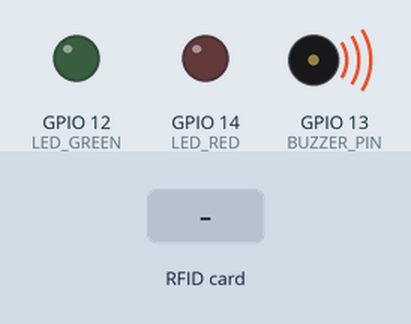
Bench run of a sketch on a simulated ESP32. Shown: output pins drawn as LEDs (lit = HIGH), buzzer (waves = sounding, pin HIGH). Inputs (shaded band) come from the test bench. WiFi joins after 1.5 s; servers stay silent unless stated; what the sketch prints to the serial monitor is not drawn.

Above: at 1.6 s.
At 2.8 s:
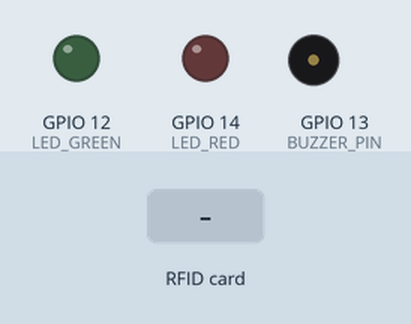
2.9 s: RFID card 5E 7A 19 C4 held to the reader
Timing chart, 0 to 5.9 s (numbered marks = the images above; inputs shaded):
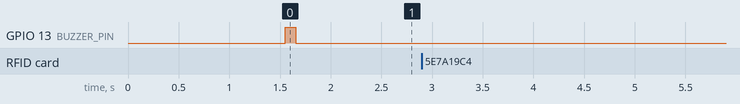

Measured:
- after the input at 2.9 s, every drawn part: stays the same

The sketch:

esp32_gym_attendance.ino
```cpp
/*
 * Gym Attendance System - ESP32 NFC Reader
 * Optimized for speed, duplicate prevention, and connection resilience.
 *
 * Required Libraries:
 * - MFRC522 (by GithubCommunity)
 * - Firebase ESP Client (by Mobizt)
 */

#include <WiFi.h>
#include <Firebase_ESP_Client.h>
#include <MFRC522.h>
#include <SPI.h>

// --- CONFIGURATION ---
#define WIFI_SSID "YOUR_WIFI_SSID"
#define WIFI_PASSWORD "YOUR_WIFI_PASSWORD"

#define FIREBASE_HOST "YOUR_PROJECT_ID.europe-west1.firebasedatabase.app"
#define FIREBASE_AUTH "YOUR_DATABASE_SECRET_OR_TOKEN"

// Pins for MFRC522
#define SS_PIN 5
#define RST_PIN 22

// Feedback Pins (Optional)
#define BUZZER_PIN 13
#define LED_GREEN 12
#define LED_RED 14

// --- GLOBALS ---
MFRC522 mfrc522(SS_PIN, RST_PIN);
FirebaseData fbdo;
FirebaseAuth auth;
FirebaseConfig config;

String lastCardID = "";
unsigned long lastSwipeTime = 0;
const unsigned long SWIPE_COOLDOWN = 5000; // 5 seconds cooldown for the same card

void setup() {
  Serial.begin(115200);
  SPI.begin();
  mfrc522.PCD_Init();

  pinMode(BUZZER_PIN, OUTPUT);
  pinMode(LED_GREEN, OUTPUT);
  pinMode(LED_RED, OUTPUT);

  // Connect to WiFi
  WiFi.begin(WIFI_SSID, WIFI_PASSWORD);
  Serial.print("Connecting to WiFi");
  while (WiFi.status() != WL_CONNECTED) {
    delay(500);
    Serial.print(".");
  }
  Serial.println("\nConnected to WiFi");

  // Firebase Config
  config.host = FIREBASE_HOST;
  config.signer.tokens.legacy_token = FIREBASE_AUTH;
  Firebase.begin(&config, &auth);
  Firebase.reconnectWiFi(true);

  Serial.println("System Ready. Scan a card...");
  beep(100); // Ready signal
}

void loop() {
  // 1. Check for new card
  if (!mfrc522.PICC_IsNewCardPresent() || !mfrc522.PICC_ReadCardSerial()) {
    return;
  }

  // 2. Get Card ID
  String currentCardID = "";
  for (byte i = 0; i < mfrc522.uid.size; i++) {
    currentCardID += String(mfrc522.uid.uidByte[i] < 0x10 ? "0" : "");
    currentCardID += String(mfrc522.uid.uidByte[i], HEX);
  }
  currentCardID.toUpperCase();

  // 3. Prevent Duplicates (Cooldown)
  unsigned long currentTime = millis();
  if (currentCardID == lastCardID && (currentTime - lastSwipeTime < SWIPE_COOLDOWN)) {
    Serial.println("Duplicate swipe ignored: " + currentCardID);
    mfrc522.PICC_HaltA();
    return;
  }

  Serial.println("Card Detected: " + currentCardID);
  lastCardID = currentCardID;
  lastSwipeTime = currentTime;

  // 4. Send to Firebase
  if (Firebase.ready()) {
    FirebaseJson json;
    json.add("card", currentCardID);
    json.add("time", currentTime);

    // Push to /swipes queue
    if (Firebase.RTDB.pushJSON(&fbdo, "/swipes", &json)) {
      String pushID = fbdo.pushName();
      Serial.println("Sent to Firebase. ID: " + pushID);

      // Fast feedback: Blink Blue/Yellow while waiting for server?
      // Or just wait for the result in card_status
      waitForResult(currentCardID);
    } else {
      Serial.println("Firebase Error: " + fbdo.errorReason());
      errorFeedback();
    }
  } else {
    Serial.println("Firebase not ready");
    errorFeedback();
  }

  mfrc522.PICC_HaltA();
}

void waitForResult(String cardID) {
  unsigned long startWait = millis();
  String path = "/card_status/" + cardID;

  Serial.println("Waiting for server result...");

  // Wait up to 3 seconds for the server to process
  while (millis() - startWait < 3000) {
    if (Firebase.RTDB.getJSON(&fbdo, path)) {
      if (fbdo.dataType() == "json") {
        FirebaseJson &json = fbdo.jsonObject();
        FirebaseJsonData result;

        json.get(result, "success");
        bool success = result.boolValue;

        json.get(result, "action");
        String action = result.stringValue;

        if (success) {
          if (action == "checkin") successFeedback();
          else if (action == "already_in") warningFeedback();
          return;
        } else {
          errorFeedback();
          return;
        }
      }
    }
    delay(50); // Faster polling (50ms)
  }
  Serial.println("Timeout waiting for result");
}

void beep(int duration) {
  digitalWrite(BUZZER_PIN, HIGH);
  delay(duration);
  digitalWrite(BUZZER_PIN, LOW);
}

void successFeedback() {
  digitalWrite(LED_GREEN, HIGH);
  beep(100);
  delay(100);
  beep(100);
  delay(500);
  digitalWrite(LED_GREEN, LOW);
}

void warningFeedback() {
  digitalWrite(LED_RED, HIGH);
  digitalWrite(LED_GREEN, HIGH); // Yellow-ish
  beep(300);
  delay(500);
  digitalWrite(LED_RED, LOW);
  digitalWrite(LED_GREEN, LOW);
}

void errorFeedback() {
  digitalWrite(LED_RED, HIGH);
  beep(500);
  delay(500);
  digitalWrite(LED_RED, LOW);
}
```
